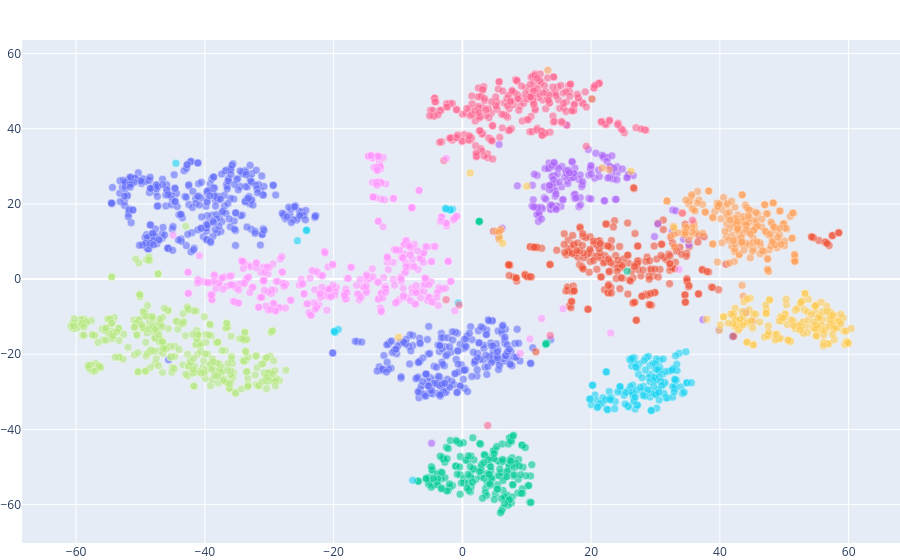

Notebook cell for this chart:
### Markdown cell above
## 4. Visualizing Embeddings (t-SNE)

To get an intuition for what embeddings look like, we can reduce their high-dimensional vectors down to 2 dimensions using t-SNE (t-Distributed Stochastic Neighbor Embedding) and plot them.

### Code cell
# 1. Fetch all embeddings, metadata, and document text from vectorstore
data = vectorstore.get(include=['embeddings', 'metadatas', 'documents'])
embeddings = np.array(data['embeddings'])
metadatas = data['metadatas']
documents = data['documents']

print(f"Applying t-SNE to {len(embeddings)} embeddings...")

# 2. Reduce dimensions to 2D
tsne = TSNE(n_components=2, random_state=42, perplexity=30)
embeddings_2d = tsne.fit_transform(embeddings)

# 3. Group by source (PDF filename) for coloring
sources = [m.get('source', 'unknown') for m in metadatas]
unique_sources = sorted(list(set(sources)))

# 4. Plot using Plotly
fig = go.Figure()

for source in unique_sources:
    indices = [j for j, s in enumerate(sources) if s == source]
    
    # Prepare hover text (first 200 chars of the chunk)
    hover_texts = [documents[idx][:200] + "..." for idx in indices]
    
    fig.add_trace(go.Scatter(
        x=embeddings_2d[indices, 0],
        y=embeddings_2d[indices, 1],
        mode='markers',
        name=source,
        text=hover_texts,
        marker=dict(
            size=8,
            opacity=0.6,
            line=dict(width=0.5, color='white')
        )
    ))

fig.update_layout(
    showlegend=False,
    margin=dict(l=0, r=0, t=40, b=0) # Minimize margins
)
fig.show()

### Figure 1 — Plotly figure (JSON) as saved in the notebook; plotly's stock layout.template omitted (floating-point values rounded to 4 significant figures; data arrays with more than 128 entries replaced by an {"elided": "..."} marker saying what was removed)
{"data": [{"marker": {"line": {"color": "white", "width": 0.5}, "opacity": 0.6, "size": 8}, "mode": "markers", "name": "2604.19724v1.pdf", "text": {"elided": "547 str values"}, "type": "scatter", "x": {"elided": "547 float values"}, "y": {"elided": "547 float values"}}, {"marker": {"line": {"color": "white", "width": 0.5}, "opacity": 0.6, "size": 8}, "mode": "markers", "name": "2604.19728v1.pdf", "text": {"elided": "249 str values"}, "type": "scatter", "x": {"elided": "249 float values"}, "y": {"elided": "249 float values"}}, {"marker": {"line": {"color": "white", "width": 0.5}, "opacity": 0.6, "size": 8}, "mode": "markers", "name": "2604.19729v1.pdf", "text": {"elided": "186 str values"}, "type": "scatter", "x": {"elided": "186 float values"}, "y": {"elided": "186 float values"}}, {"marker": {"line": {"color": "white", "width": 0.5}, "opacity": 0.6, "size": 8}, "mode": "markers", "name": "2604.19730v1.pdf", "text": {"elided": "142 str values"}, "type": "scatter", "x": {"elided": "142 float values"}, "y": {"elided": "142 float values"}}, {"marker": {"line": {"color": "white", "width": 0.5}, "opacity": 0.6, "size": 8}, "mode": "markers", "name": "2604.19734v1.pdf", "text": {"elided": "198 str values"}, "type": "scatter", "x": {"elided": "198 float values"}, "y": {"elided": "198 float values"}}, {"marker": {"line": {"color": "white", "width": 0.5}, "opacity": 0.6, "size": 8}, "mode": "markers", "name": "2604.19736v1.pdf", "text": {"elided": "146 str values"}, "type": "scatter", "x": {"elided": "146 float values"}, "y": {"elided": "146 float values"}}, {"marker": {"line": {"color": "white", "width": 0.5}, "opacity": 0.6, "size": 8}, "mode": "markers", "name": "2604.19737v1.pdf", "text": {"elided": "255 str values"}, "type": "scatter", "x": {"elided": "255 float values"}, "y": {"elided": "255 float values"}}, {"marker": {"line": {"color": "white", "width": 0.5}, "opacity": 0.6, "size": 8}, "mode": "markers", "name": "2604.19738v1.pdf", "text": {"elided": "315 str values"}, "type": "scatter", "x": {"elided": "315 float values"}, "y": {"elided": "315 float values"}}, {"marker": {"line": {"color": "white", "width": 0.5}, "opacity": 0.6, "size": 8}, "mode": "markers", "name": "2604.19740v1.pdf", "text": {"elided": "353 str values"}, "type": "scatter", "x": {"elided": "353 float values"}, "y": {"elided": "353 float values"}}, {"marker": {"line": {"color": "white", "width": 0.5}, "opacity": 0.6, "size": 8}, "mode": "markers", "name": "2604.19741v1.pdf", "text": {"elided": "157 str values"}, "type": "scatter", "x": {"elided": "157 float values"}, "y": {"elided": "157 float values"}}], "layout": {"margin": {"b": 0, "l": 0, "r": 0, "t": 40}, "showlegend": false}}
